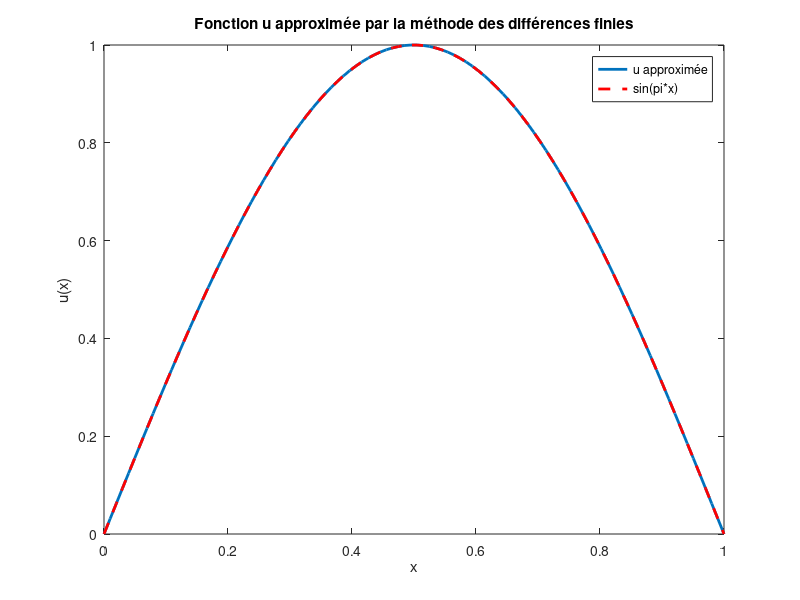

Here is the MATLAB script that generated this plot:
a = 0;
b = 1;
n = 100; % Nombre de points intérieurs
h = (b - a) / (n + 1); % Le pas h

X = linspace(a, b, n+2); % Vecteur contenant n+2 points, y compris a et b

% Initialisation des fonctions psi
psi = cell(1, n); % Cell array pour stocker les fonctions pour les n points intérieurs

% Création des fonctions de base psi pour les points intérieurs
for i = 2:n+1
    psi{i} = @(X_query) ((X_query >= X(i-1) & X_query < X(i)) .* (X_query - X(i-1)) / h) +  ((X_query >= X(i) & X_query < X(i+1)) .* (X(i+1) - X_query) / h);
end

%definition de f
f = @(x) pi^2 * sin(pi * x);

% Création d'une matrice carrée n*n remplie de zéros
M = zeros(n, n);
p=2/h;
q=-1/h;

% Remplissage de la diagonale principale avec p
for i = 1:n
    M(i, i) = p;
end

% Remplissage de la diagonale supérieure avec q
for i = 1:n-1
    M(i, i+1) = q;
end

% Remplissage de la diagonale inférieure avec q
for i = 2:n
    M(i, i-1) = q;
end

% Création d'une matrice colonne n*1 remplie de zéros
B = zeros(n,1);

% Remplissage de B en utilisant la méthode des trapèzes pour les n points intérieurs
for j = 2:n+1
    B(j-1) = h/2 * (f(X(j-1)) * psi{j}(X(j-1)) + 2 * f(X(j)) * psi{j}(X(j)) + f(X(j+1)) * psi{j}(X(j+1)));
end


A_solution = inv(M) * B;

% Calcul de la fonction u sur la grille de points X
u = zeros(size(X));

% Ajout des contributions de chaque fonction de base psi_i pondérée par son coefficient dans A_solution
for i = 2:n+1
    u = u + A_solution(i-1) * psi{i}(X);
end

% Tracé de la fonction u
figure;
plot(X, u, 'LineWidth', 2);
title('Fonction u approximée par la méthode des différences finies');
xlabel('x');
ylabel('u(x)');

% Calcul de sin(pi*x) sur la grille de points X
Y = sin(pi * X);

% Tracé de la fonction sin(pi*x)
hold on; % Garde le tracé précédent sur la figure
plot(X, Y, 'r--', 'LineWidth', 2); % Tracer en rouge pointillé
legend('u approximée', 'sin(pi*x)'); % Ajouter une légende
hold off; % Fin du mode hold on